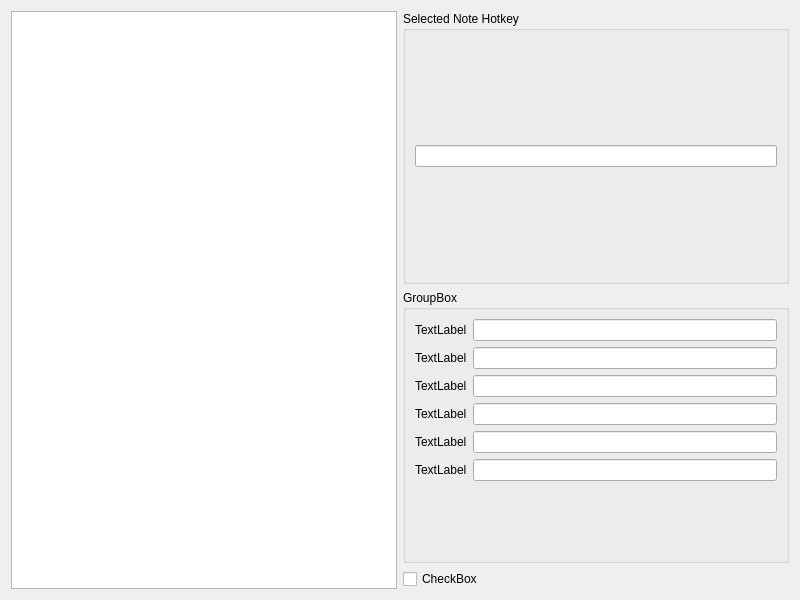
<?xml version="1.0" encoding="UTF-8"?>
<ui version="4.0">
 <class>key_map_widget</class>
 <widget class="QWidget" name="key_map_widget">
  <property name="geometry">
   <rect>
    <x>0</x>
    <y>0</y>
    <width>800</width>
    <height>600</height>
   </rect>
  </property>
  <property name="windowTitle">
   <string>Key Map</string>
  </property>
  <layout class="QHBoxLayout" name="horizontalLayout">
   <item>
    <widget class="QTableWidget" name="note_table_widget"/>
   </item>
   <item>
    <layout class="QVBoxLayout" name="verticalLayout">
     <item>
      <widget class="QGroupBox" name="note_group_box">
       <property name="title">
        <string>Selected Note Hotkey</string>
       </property>
       <layout class="QVBoxLayout" name="verticalLayout_2">
        <item>
         <widget class="QLineEdit" name="note_key_line_edit"/>
        </item>
       </layout>
      </widget>
     </item>
     <item>
      <widget class="QGroupBox" name="groupBox_2">
       <property name="title">
        <string>GroupBox</string>
       </property>
       <layout class="QFormLayout" name="formLayout">
        <item row="0" column="0">
         <widget class="QLabel" name="label">
          <property name="text">
           <string>TextLabel</string>
          </property>
         </widget>
        </item>
        <item row="1" column="0">
         <widget class="QLabel" name="label_2">
          <property name="text">
           <string>TextLabel</string>
          </property>
         </widget>
        </item>
        <item row="2" column="0">
         <widget class="QLabel" name="label_3">
          <property name="text">
           <string>TextLabel</string>
          </property>
         </widget>
        </item>
        <item row="3" column="0">
         <widget class="QLabel" name="label_4">
          <property name="text">
           <string>TextLabel</string>
          </property>
         </widget>
        </item>
        <item row="4" column="0">
         <widget class="QLabel" name="label_5">
          <property name="text">
           <string>TextLabel</string>
          </property>
         </widget>
        </item>
        <item row="5" column="0">
         <widget class="QLabel" name="label_6">
          <property name="text">
           <string>TextLabel</string>
          </property>
         </widget>
        </item>
        <item row="0" column="1">
         <widget class="QLineEdit" name="lineEdit_2"/>
        </item>
        <item row="1" column="1">
         <widget class="QLineEdit" name="lineEdit_3"/>
        </item>
        <item row="2" column="1">
         <widget class="QLineEdit" name="lineEdit_4"/>
        </item>
        <item row="3" column="1">
         <widget class="QLineEdit" name="lineEdit_5"/>
        </item>
        <item row="4" column="1">
         <widget class="QLineEdit" name="lineEdit_6"/>
        </item>
        <item row="5" column="1">
         <widget class="QLineEdit" name="lineEdit_7"/>
        </item>
       </layout>
      </widget>
     </item>
     <item>
      <widget class="QCheckBox" name="checkBox">
       <property name="text">
        <string>CheckBox</string>
       </property>
      </widget>
     </item>
    </layout>
   </item>
  </layout>
 </widget>
 <resources/>
 <connections/>
</ui>
